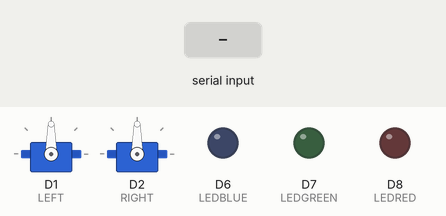
The sketch below on a simulated ESP8266 (NodeMCU). Shown: 2 × servo, output pins drawn as LEDs (lit = HIGH). Inputs (shaded band) come from the test bench. What the sketch prints to the serial monitor is not drawn.

Above: at 1.5 s.
1.6 s: "a90\n" received over Serial
At 2.2 s:
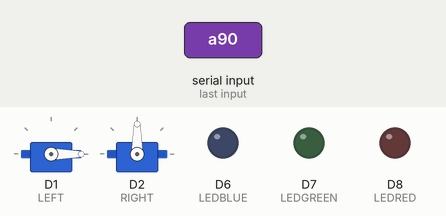
3.1 s: "a,45\n" received over Serial
At 4.3 s:
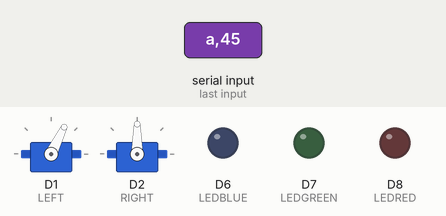
4.6 s: "b90\n" received over Serial
At 5.7 s:
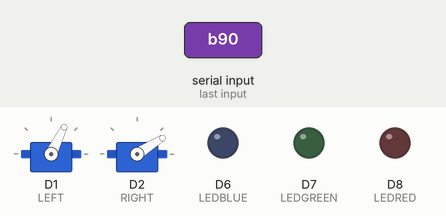
6.1 s: "b,45\n" received over Serial
At 6.8 s:
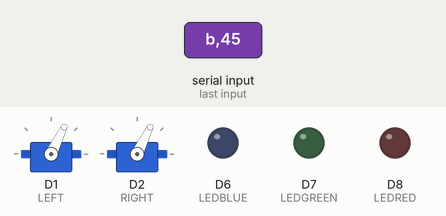
7.6 s: "a" received over Serial
At 7.9 s:
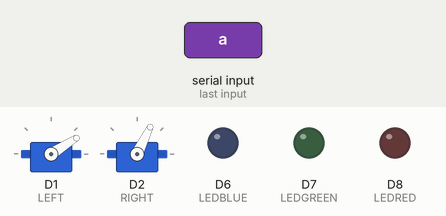
9.1 s: "b" received over Serial
At 10.3 s:
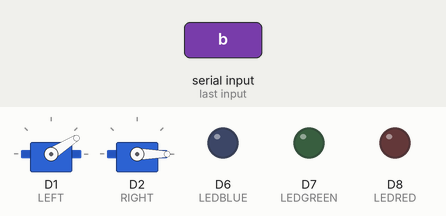
Timing chart, 0 to 11.6 s (numbered marks = the images above; inputs shaded):
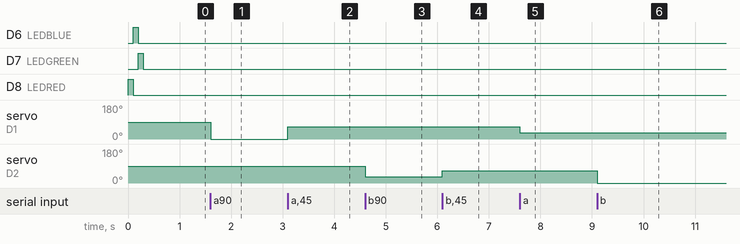

Measured:
- after the input at 1.6 s, servo on D1 (LEFT): 90° → 0° at once
- after the input at 3.1 s, servo on D1 (LEFT): 0° → 64° at once
- after the input at 4.6 s, servo on D2 (RIGHT): 90° → 32° at once
- after the input at 6.1 s, servo on D2 (RIGHT): 32° → 64° at once
- after the input at 7.6 s, servo on D1 (LEFT): 64° → 32° at once
- after the input at 9.1 s, servo on D2 (RIGHT): 64° → 0° at once

The sketch:

Serial.ino
```cpp
// https://www.xsimulator.net/community/threads/data-from-simtool-to-arduino.8459/#post-105546
#include <Servo.h>
#include <math.h>

String inString = ""; // string to hold input
int Axis1 = 0; // integer to hold axis1
int Axis2 = 0; // integer to hold axis2

const int LEDRED = D8;
const int LEDGREEN = D7;
const int LEDBLUE = D6;

const int LEFT = D1;
const int RIGHT = D2;

Servo leftServo;
Servo rightServo;

void setup() {
  // Open serial communications and wait for port to open:
  Serial.begin(9600);

  pinMode(LEDRED, OUTPUT);
  pinMode(LEDGREEN, OUTPUT);
  pinMode(LEDBLUE, OUTPUT);
  pinMode(LEFT, OUTPUT);
  pinMode(RIGHT, OUTPUT);

  Serial.println("Waiting for serial");
  while (!Serial) {
    ; // wait for serial port to connect. Needed for native USB port only
  }

  leftServo.attach(LEFT);
  rightServo.attach(RIGHT);

  digitalWrite(LEDRED, HIGH);
  delay(100);
  digitalWrite(LEDRED, LOW);
  digitalWrite(LEDBLUE, HIGH);
  delay(100);
  digitalWrite(LEDBLUE, LOW);
  digitalWrite(LEDGREEN, HIGH);
  delay(100);
  digitalWrite(LEDGREEN, LOW);
}


int byteToDegrees(int byteInt) {
  int rel = byteInt - 127;
  if (rel < 0) return round(90 - ((-rel / 127.0) * 90));
  if (rel == 0) return 90;
  if (rel > 0) return round(90 + ((rel / 128.0) * 90));
}


void loop() {
  while (Serial.available() > 0) {
    int inChar = Serial.read();

    if (isDigit(inChar)) {
      inString += (char)inChar;
    }

    if (inChar == 'a') {
      Axis1 = (inString.toInt());
      leftServo.write(byteToDegrees(Axis1));
      inString = "";
    }

    if (inChar == 'b') {
      Axis2 = (inString.toInt());
      rightServo.write(byteToDegrees(Axis2));
      inString = "";
    }
  }
}
```
